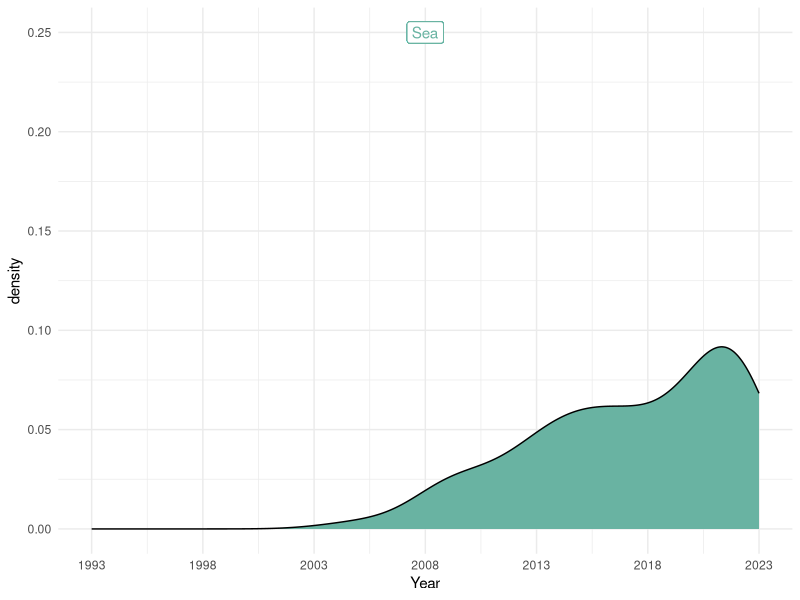
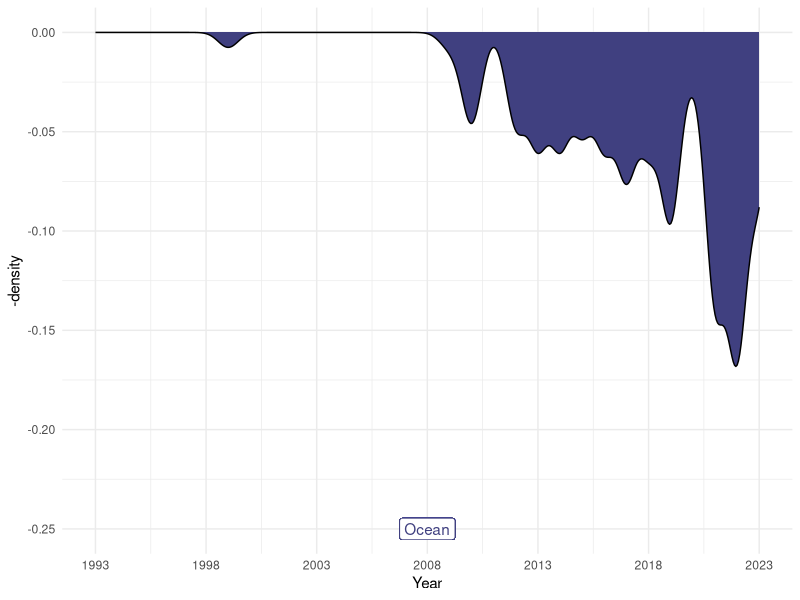

Write the R code that produced these figures, in order.

# Load libraries
library(ggplot2)
library(dplyr)

# Load data from 2 CSV files
df2 <- read.csv("density_sea.csv")
df4 <- read.csv("density_ocean.csv")

# Filter data for the years between 1993 and 2023
df2 <- filter(df2, year >= 1993 & year <= 2023)
df4 <- filter(df4, year >= 1993 & year <= 2023)

# Create density plot for df2
ggplot(df2, aes(x = year, y = ..density..)) +
  geom_density(fill = "#69b3a2") +
  geom_label(aes(x = 2008, y = 0.25, label = "Sea"), color = "#69b3a2") +
  xlab("Year") +
  scale_x_continuous(limits = c(1993, 2023), breaks = seq(1993, 2023, by = 5)) +
  theme_minimal()

# Create mirrored density plot for df4
ggplot(df4, aes(x = year, y = -..density..)) +
  geom_density(fill = "#404080", adjust = 0.3, position = "identity") +
  geom_label(aes(x = 2008, y = -0.25, label = "Ocean"), color = "#404080") +
  xlab("Year") +
  scale_x_continuous(limits = c(1993, 2023), breaks = seq(1993, 2023, by = 5)) +
  theme_minimal()
